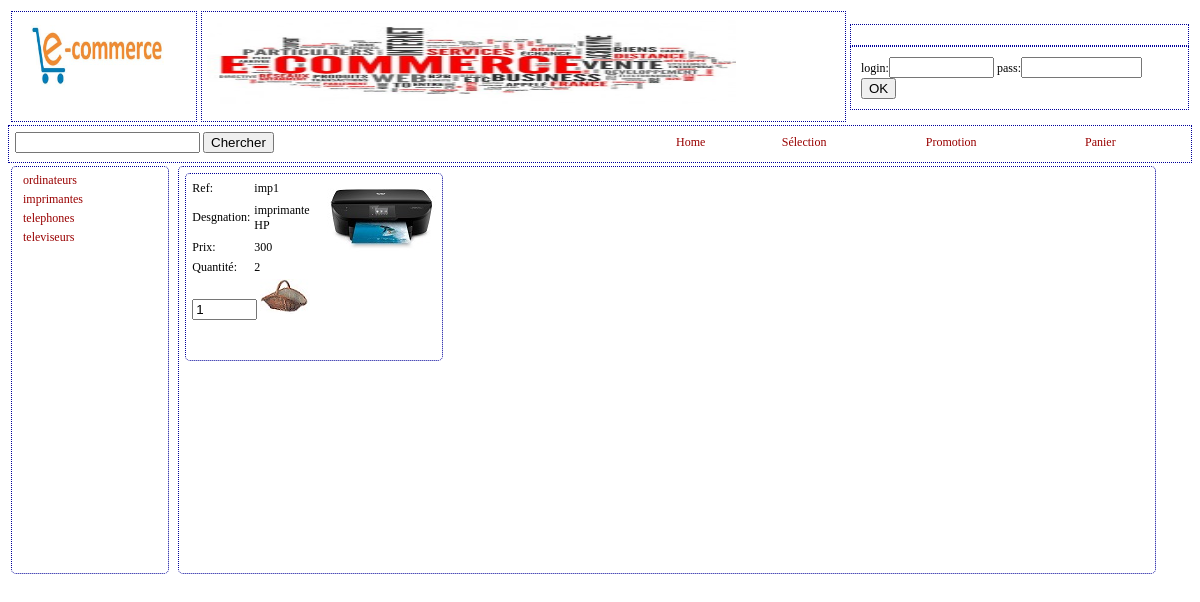
The page /index.php?idCat=2 on the database its author committed.
### tables this page shows
CREATE TABLE IF NOT EXISTS `categories` (
  `code_cat` int(11) NOT NULL AUTO_INCREMENT,
  `nom_cat` varchar(50) NOT NULL,
  `description` text NOT NULL,
  PRIMARY KEY (`code_cat`)
);

CREATE TABLE IF NOT EXISTS `produits` (
  `ref_produit` varchar(20) NOT NULL,
  `designation` varchar(50) NOT NULL,
  `quantite` int(11) NOT NULL,
  `prix` int(11) NOT NULL,
  `photo` varchar(30) NOT NULL,
  `disponible` tinyint(4) NOT NULL,
  `promotion` tinyint(4) NOT NULL,
  `selectionne` tinyint(4) NOT NULL,
  `code_cat` int(11) NOT NULL,
  PRIMARY KEY (`ref_produit`)
);

### categories.php (the view)
<?php
include'connexion.php';
?>
<?php
$req=$connexion->prepare("SELECT * FROM categories");
$req->execute();
?>
<table border="0">
    <?php while($res=$req->fetch()){?>
     <tr>
        <td>
        <a href="index.php?idCat=<?php echo($res['code_cat'])?>">
        <?php echo($res['nom_cat'])?></a></td>
     </tr>
    <?php } ?>
</table>

### produit.php (shortened to what this page needs)
<?php
include'connexion.php';
?>
<?php
if(isset($_GET['idCat'])){
  $idC= $_GET['idCat'];
  $req=$connexion->prepare("SELECT * FROM produits where code_cat=$idC");
}else if(isset($_GET['promo'])) {
  $req=$connexion->prepare("SELECT * FROM produits where promotion=1");
}
  $req->execute();
?>
<?php while($res=$req->fetch()){?>
<div class="produit">
 <table>
    <tr>
        <td>Ref:</td>
        <td><?php echo ($res['ref_produit']);?></td>
        <td rowspan="3">
        <img src="images/<?php echo ($res['photo'])?>"/>
        </td>
    </tr>
    <tr>
        <td>Desgnation:</td>
        <td>
            <?php echo ($res['designation']);?>
        </td>
    </tr>
    <tr>
        <td>Prix:</td>
        <td><?php echo ($res['prix']);?></td>
    </tr>
     <tr>
        <td>Quantité:</td>
        <td><?php echo ($res['quantite']);?></td>
    </tr>
     <tr>
        <td colspan="3">
            <form method="POST" action="addCaddie.php">
            <input type="text" name="quantite" size="5" value="1"/>
            <input type="image" src="images/panier.jpg" value="submit">
            </form>
        </td>
            </tr>
 </table>
</div>
<?php } ?>
<br style="clear:both"/>

### style1.css (style rules this page uses)
body { font:Georgia, "Times New Roman", Times, serif; font-size:12px; }
.produit { border: 1px dotted #000099; padding: 3px; height:180px; width: 250px; margin:3px; float:left; border-radius: 5px 5px 5px 5px; }
a { text-decoration: none; color: #990000; padding:5px; }

### rows shown on the page
categories: nom_cat "ordinateurs"
categories: nom_cat "imprimantes"
categories: nom_cat "telephones"
categories: nom_cat "televiseurs"
produits: ref_produit "imp1", photo (picture), designation "imprimante HP", prix "300", quantite "2"
